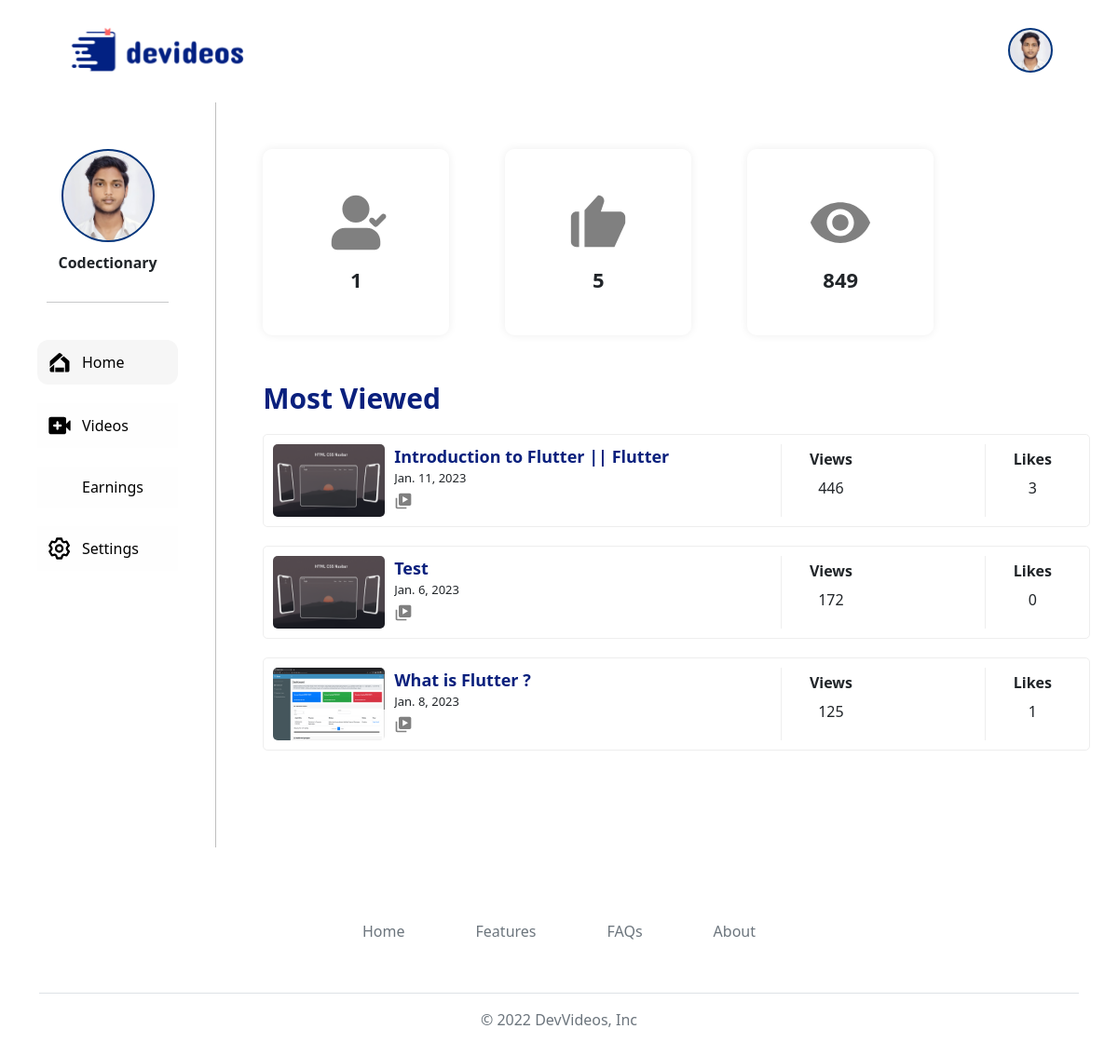
Page /studio (signed in) on the committed database.
### codectionaryapp/models.py (models this page shows, shortened)
class Creator(models.Model):
    email  = models.EmailField(unique=True);
    name  = models.CharField(max_length=100);
    channel_name  = models.CharField(max_length=100,unique=True);
    street_address  = models.CharField(max_length=100);
    country  = models.CharField(max_length=100);
    city  = models.CharField(max_length=100);
    zip_code  = models.IntegerField(default=00);
    date_of_birth  = models.DateField(auto_now=False, auto_now_add=False);
    channel_catagory  = models.CharField(max_length=100);
    channel_banner  = models.ImageField(upload_to='img/');
    channel_logo  = models.ImageField(upload_to='img/');
    about  = models.CharField(max_length=500);
    github  = models.CharField(max_length=500,default='')
    user = models.OneToOneField(User,on_delete= models.CASCADE, default='')
    date_joined = models.DateField(auto_now=True);

class Content(models.Model):
    id = models.IntegerField( unique=True, auto_created=True, editable=False, primary_key=True,)
    title =  models.CharField(max_length=55)
    desciption = models.CharField(max_length=200,  default='')
    video = models.FileField(upload_to='videos/', null=False)
    content = RichTextField()
    views = models.IntegerField(default=0,editable=False)
    rating  = models.FloatField(default=0,editable=False)
    likes = models.IntegerField(default=0,editable=False)
    creator = models.ForeignKey(Creator,on_delete= models.CASCADE,null=True)
    thumbnail = models.ImageField(upload_to='thumbnails/')
    date_uploaded = models.DateField(auto_now=True);
    tags = models.CharField(max_length=100,default='')
    github = models.CharField(max_length=500,default='')
    linkedin = models.CharField(max_length=500,default='')

### codectionaryapp/views.py (the view)
# urls.py: path('studio', views.studio, name='studio'),
@login_required(login_url='/login')
def studio(request):
    user = Creator.objects.filter(user=request.user)
    if not user:
        return redirect('/updateprofile')
    else:
        content = []
        contents = Content.objects.filter(
            creator=user[0]).all().order_by('id').reverse()
        for con in contents:
            cont = {}
            view = View.objects.filter(content=con)
            like = Like.objects.filter(content=con)
            cont['views'] = len(view)
            cont['like'] = len(like)
            cont['content'] = con
            content.append(cont)
        creators = user
        view = 0
        likes = 0
        channel_owner = creators[0]
        contents = Content.objects.filter(creator=channel_owner).all()
        followers = Follower.objects.filter(follow_to=channel_owner).all()
        for cont in contents:
            li = Like.objects.filter(content= cont).all()
            vi = View.objects.filter(content= cont).all()
            view = view + len(vi)
            likes = likes + len(li)
        context = {'title': 'Creator Studio - Devideos',
                   'creator_profile': user[0], 'contents_uploaded': content, 'views': view, 'likes': likes, 'followers': len(followers)}
        return render(request, 'studio.html', context)

### templates/studio.html (shortened to what this page needs)
{% extends 'studioskeleton.html' %}
{% block home %}dr-selected{% endblock home %}
{% block body %}
<link rel="stylesheet" href="/static/css/videos.css">
<link rel="stylesheet" href="/static/css/studio-home.css">
<div class="show-case-std">
   <div class="followers-card">
        <img src="/static/img/follow.svg" alt="" srcset="">
        <b>{{followers}}</b>
   </div>
   <div class="followers-card">
        <img src="/static/img/like-not.svg" alt="" srcset="">
        <b>{{likes}}</b>
    </div>
    <div class="followers-card">
        <img src="/static/img/views.svg" alt="" srcset="">
        <b>{{views}}</b>
    </div>
</div>
<span class="h1">
    Most Viewed
</span>
    {% for video in contents_uploaded|dictsortreversed:"views"|slice:"3" %}
        <div class="content-tile tile-std">
            <div class="thumbdiv">
                <img src="/media/{{video.content.thumbnail}}">
                <div>
                    <div>
                        <b>{{video.content.title}}</b>
                    </div>
                    <p>{{video.content.date_uploaded}}</p>
                    <div>
                        <a href="/watch?content={{video.content.id}}"><img src="/static/img/videos.svg" class="eidtIcons"></a>
                    </div>
                </div>
            </div>
            <div class="view-sec">
                <b>
                    Views
                </b>
                <p>
                    {{video.views}}
                </p>
            </div>
            <div class="view-sec">
                <b>
                    Likes
                </b>
                <p>
                    {{video.like}}
                </p>
            </div>
        </div>
    {% endfor %}
{% endblock body %}

### templates/studioskeleton.html (shortened to what this page needs)
{% load socialaccount %}
{% load socialaccount %}
{% load static %}
<!DOCTYPE html>
<html>
  <head>
    <link rel="stylesheet" href="static/css/footers.css" />
    <link href="https://cdn.jsdelivr.net/npm/bootstrap@5.1.3/dist/css/bootstrap.min.css" rel="stylesheet">
    <link rel="stylesheet" href="static/css/navbar.css" />
    <link rel="stylesheet" href="/static/css/style.css">
    <link rel="stylesheet" href="/static/css/studio.css">
</head>
  <body>
    <nav class="navbar navbar-light navigation">
      <div class="container-fluid">
        <a href="/"> <img src="static/img/logo.svg" class="logo"></a>
        <div class="nav-footer">
          {% if request.user.is_authenticated %}
          {% if creator_profile %}
          <div class="nav-foot profile-photo" style="background-image:url('/media/{{creator_profile.channel_logo}}')" onclick="options()"></div>
          {% else %}
          <div class="nav-foot profile-photo" style="background-image:url('{{user.socialaccount_set.all.0.get_avatar_url}}')" onclick="options()"></div>
          {% endif %}          {% endif %}
        </div>
      </div>
    </nav>
    <div class="viewpoint">
      <div class="drawer">
        <a href="/profile/{{creator_profile.channel_name}}/"><div class="nav-foot profile-photo dr-photo" style="background-image:url(/media/{{creator_profile.channel_logo}})"></div> </a>
        <b class="dr-name">{{creator_profile.channel_name}}</b>
        <hr class="dr-divider">
        <a href="/studio"><div class="drawer-comp {% block home %}{% endblock home %}"> <img src="/static/img/home.svg" alt="" class="icon-drawer-comp "> <span class="title-drawer-comp">Home</span> </div></a>
        <a href="/videos"><div class="drawer-comp {% block videos %}{% endblock videos %}"> <img src="/static/img/st-videos.svg" alt="" class="icon-drawer-comp"><span class="title-drawer-comp">Videos</span> </div></a>
        <a href="/earning"><div class="drawer-comp {% block earnings %}{% endblock earnings %}"> <img src="/static/img/earning.svg" alt="" class="icon-drawer-comp"><span class="title-drawer-comp">Earnings</span> </div></a>
        <a href="/updateprofile"><div class="drawer-comp {% block settings %}{% endblock settings %}"> <img src="/static/img/setting.svg" alt="" class="icon-drawer-comp"> <span class="title-drawer-comp">Settings</span></div></a>
      </div>
      <div class="body">
        {% block body %}{% endblock body %}
      </div>
    </div>
    <div class="container">
        <footer class="py-3 my-4">
          <ul class="nav justify-content-center border-bottom pb-3 mb-3">
            <li class="nav-item"><a href="#" class="nav-link px-2 text-muted">Home</a></li>
            <li class="nav-item"><a href="#" class="nav-link px-2 text-muted">Features</a></li>
            <li class="nav-item"><a href="#" class="nav-link px-2 text-muted">FAQs</a></li>
            <li class="nav-item"><a href="#" class="nav-link px-2 text-muted">About</a></li>
          </ul>
          <p class="text-center text-muted">&copy; 2022 DevVideos, Inc</p>
        </footer>
      </div>
  </body>
</html>

### static/css/navbar.css (style rules this page uses)
.logo { width: 200px; margin: 20px 58px; }
.nav-foot { margin-left: 20px; }
.profile-photo { width: 48px; height: 48px; border-radius: 100px; border: 2px solid #05367C; background-image: url("/static/img/person.svg"); background-size: cover; background-position: center; cursor: pointer; }
.nav-footer { display:flex; margin-right: 58px; align-items: center; }
.navigation { position: fixed; top: 0px; background-color: white; width: 100%; z-index: 1; }

### static/css/style.css (style rules this page uses)
a { text-decoration: none; color: #000; transition: .5s; }

### static/css/studio.css (style rules this page uses)
.viewpoint { min-height: 100vh; display: flex; flex-direction: row; margin-top: 110px; }
.drawer { height: 100vh; width: 300px; border-right: 1px solid rgba(0, 0, 0, 0.25); background-color: white; display: flex; flex-direction: column; transition: .5s; }
.body { margin: 20px; width: 100%; }
.drawer-comp { background: rgb(254, 254, 254); margin: 10px 40px; padding: 10px 10px; display: flex; align-items: center; transition: .1s; }
.dr-selected { background: rgba(217, 217, 217, 0.25); border-radius: 12px; transition: .5s; }
.icon-drawer-comp { width: 28px; margin-right: 10px; transition: .5s; }
.title-drawer-comp { font-weight: 500; transition: .1s; }
.dr-photo { width: 100px; height: 100px; border-radius: 100%; margin-left: auto; margin-right: auto; margin-top: 50px; margin-bottom: 10px; transition: .5s; }
.dr-name { margin-left: auto; margin-right: auto; margin-bottom: 20px; transition: .5s; }
.dr-divider { margin: 10px 50px; margin-bottom: 30px; transition: .5s; }

### static/css/videos.css (style rules this page uses)
.content-tile { display: flex; flex-direction: row; height: 100px; width: 100%; padding: 10px; border-radius: 5px; border: #eee 1px solid; justify-content: space-between; margin: 30px 0px; }
.thumbdiv { width: 50%; display: flex; flex-direction: row; }
.thumbdiv > img { border-radius: 5px; width: 120px; }
.thumbdiv > div > div { margin-left: 10px; display: flex; justify-content: start; overflow: hidden; }
.thumbdiv >div>div> b { font-size: 18px; color: #0A207D; font-weight: 600; overflow: hidden; }
.thumbdiv >div>div { height: 27px; overflow: hidden; }
.eidtIcons { width: 20px; margin: 5px 5px 0px 0px; margin-right: 15px; }
.thumbdiv>div> p { margin-bottom: 0px; font-size: 13px; margin-left: 10px; height: 18px; overflow: hidden; }
.view-sec { border-left: #eee 1px solid; padding: 0px 30px; display: flex; flex-direction: column; align-items: center; justify-content: space-around; }

### static/css/studio-home.css (style rules this page uses)
.show-case-std { display: flex; flex-direction: row; margin-bottom: 20px; }
.followers-card { width: 200px; height: 200px; box-shadow: #eee 0px 0px 10px; border-radius: 10px; display: flex; flex-direction: column; padding: 10px; align-items: center; justify-content: center; margin: 30px; }
.followers-card>img { width: 70px; margin-bottom: 10px; }
.followers-card>b { font-size: 22px; }
.h1 { margin: 50px 30px; font-size: 30px; font-weight: 700; color: #0A207D; }
.tile-std { margin: 20px 30px; width: calc(100% - 40px); }
li { margin: 30px; }

### rows in the picture
Creator: channel_logo (picture), channel_name "Codectionary"
Content: content.thumbnail (picture), content "Introduction to Flutter || Flutter…", content.date_uploaded "Jan. 11, 2023", views "446", like "3"
Content: content.thumbnail (picture), content "Test", content.date_uploaded "Jan. 6, 2023", views "172", like "0"
Content: content.thumbnail (picture), content "What is Flutter ?", content.date_uploaded "Jan. 8, 2023", views "125", like "1"

### other values in the picture
{{ followers }} "1"
{{ likes }} "5"
{{ views }} "849"
